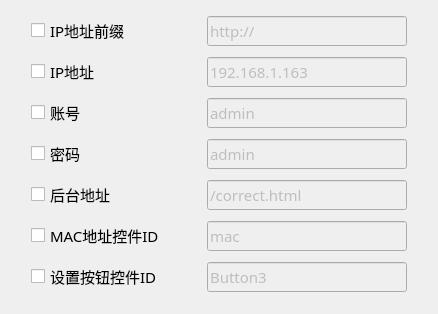
<?xml version="1.0" encoding="UTF-8"?>
<ui version="4.0">
 <class>Home_SetMacWid</class>
 <widget class="QWidget" name="Home_SetMacWid">
  <property name="geometry">
   <rect>
    <x>0</x>
    <y>0</y>
    <width>438</width>
    <height>314</height>
   </rect>
  </property>
  <property name="font">
   <font>
    <family>微软雅黑</family>
    <pointsize>11</pointsize>
   </font>
  </property>
  <property name="windowTitle">
   <string>Form</string>
  </property>
  <layout class="QGridLayout" name="gridLayout">
   <item row="4" column="1">
    <widget class="QLineEdit" name="backendAddr">
     <property name="enabled">
      <bool>false</bool>
     </property>
     <property name="maximumSize">
      <size>
       <width>200</width>
       <height>16777215</height>
      </size>
     </property>
     <property name="text">
      <string>/correct.html</string>
     </property>
    </widget>
   </item>
   <item row="0" column="1">
    <widget class="QLineEdit" name="ipPrefix">
     <property name="enabled">
      <bool>false</bool>
     </property>
     <property name="maximumSize">
      <size>
       <width>200</width>
       <height>16777215</height>
      </size>
     </property>
     <property name="text">
      <string>http://</string>
     </property>
     <property name="readOnly">
      <bool>false</bool>
     </property>
    </widget>
   </item>
   <item row="6" column="1">
    <widget class="QLineEdit" name="macControlID">
     <property name="enabled">
      <bool>false</bool>
     </property>
     <property name="maximumSize">
      <size>
       <width>200</width>
       <height>16777215</height>
      </size>
     </property>
     <property name="text">
      <string>mac</string>
     </property>
    </widget>
   </item>
   <item row="1" column="1">
    <widget class="QLineEdit" name="ipAddr">
     <property name="enabled">
      <bool>false</bool>
     </property>
     <property name="maximumSize">
      <size>
       <width>200</width>
       <height>16777215</height>
      </size>
     </property>
     <property name="text">
      <string>192.168.1.163</string>
     </property>
    </widget>
   </item>
   <item row="3" column="1">
    <widget class="QLineEdit" name="password">
     <property name="enabled">
      <bool>false</bool>
     </property>
     <property name="maximumSize">
      <size>
       <width>200</width>
       <height>16777215</height>
      </size>
     </property>
     <property name="text">
      <string>admin</string>
     </property>
    </widget>
   </item>
   <item row="2" column="1">
    <widget class="QLineEdit" name="user">
     <property name="enabled">
      <bool>false</bool>
     </property>
     <property name="maximumSize">
      <size>
       <width>200</width>
       <height>16777215</height>
      </size>
     </property>
     <property name="text">
      <string>admin</string>
     </property>
    </widget>
   </item>
   <item row="10" column="1">
    <widget class="QLineEdit" name="setMacControlID">
     <property name="enabled">
      <bool>false</bool>
     </property>
     <property name="maximumSize">
      <size>
       <width>200</width>
       <height>16777215</height>
      </size>
     </property>
     <property name="text">
      <string>Button3</string>
     </property>
    </widget>
   </item>
   <item row="0" column="0">
    <widget class="QCheckBox" name="defaultIPPrefix">
     <property name="maximumSize">
      <size>
       <width>150</width>
       <height>16777215</height>
      </size>
     </property>
     <property name="text">
      <string>IP地址前缀</string>
     </property>
    </widget>
   </item>
   <item row="1" column="0">
    <widget class="QCheckBox" name="defaultIPAddr">
     <property name="maximumSize">
      <size>
       <width>150</width>
       <height>16777215</height>
      </size>
     </property>
     <property name="text">
      <string>IP地址</string>
     </property>
    </widget>
   </item>
   <item row="2" column="0">
    <widget class="QCheckBox" name="defaultUser">
     <property name="maximumSize">
      <size>
       <width>150</width>
       <height>16777215</height>
      </size>
     </property>
     <property name="text">
      <string>账号</string>
     </property>
    </widget>
   </item>
   <item row="3" column="0">
    <widget class="QCheckBox" name="defaultPassword">
     <property name="maximumSize">
      <size>
       <width>150</width>
       <height>16777215</height>
      </size>
     </property>
     <property name="text">
      <string>密码</string>
     </property>
    </widget>
   </item>
   <item row="4" column="0">
    <widget class="QCheckBox" name="defaultBackendAddr">
     <property name="maximumSize">
      <size>
       <width>150</width>
       <height>16777215</height>
      </size>
     </property>
     <property name="text">
      <string>后台地址</string>
     </property>
    </widget>
   </item>
   <item row="6" column="0">
    <widget class="QCheckBox" name="defaultmacControlID">
     <property name="maximumSize">
      <size>
       <width>150</width>
       <height>16777215</height>
      </size>
     </property>
     <property name="text">
      <string>MAC地址控件ID</string>
     </property>
    </widget>
   </item>
   <item row="10" column="0">
    <widget class="QCheckBox" name="defaultSetMacControlID">
     <property name="maximumSize">
      <size>
       <width>150</width>
       <height>16777215</height>
      </size>
     </property>
     <property name="text">
      <string>设置按钮控件ID</string>
     </property>
    </widget>
   </item>
  </layout>
 </widget>
 <resources/>
 <connections/>
</ui>
